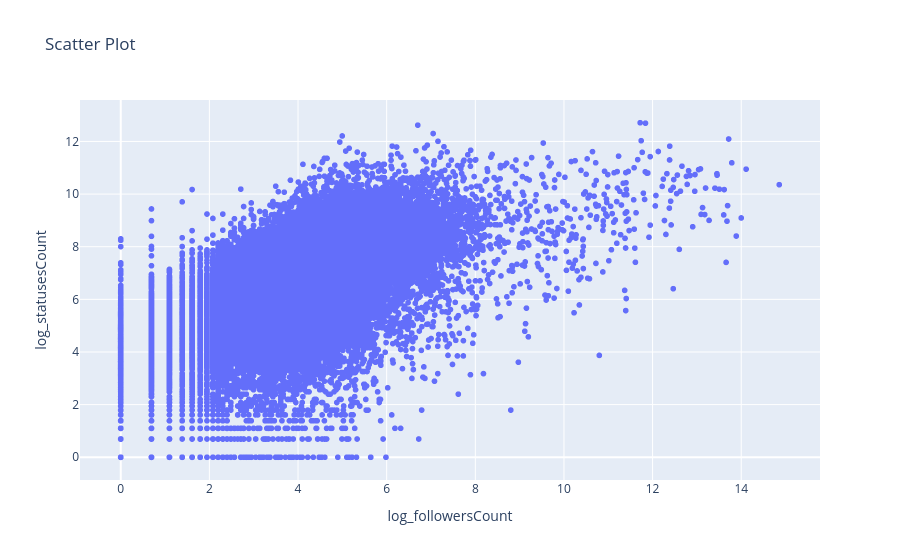

Source (notebook cell):
### Code cell
fig = px.scatter(df, x='log_followersCount', y='log_statusesCount', title=f'Scatter Plot')
fig.show()

### Figure 1 — Plotly figure (JSON) as saved in the notebook; plotly's stock layout.template omitted (floating-point values rounded to 4 significant figures; data arrays with more than 128 entries replaced by an {"elided": "..."} marker saying what was removed)
{"data": [{"hovertemplate": "log_followersCount=%{x}<br>log_statusesCount=%{y}<extra></extra>", "legendgroup": "", "marker": {"color": "#636efa", "symbol": "circle"}, "mode": "markers", "name": "", "showlegend": false, "type": "scattergl", "x": {"elided": "32784 float values"}, "xaxis": "x", "y": {"elided": "32784 float values"}, "yaxis": "y"}], "layout": {"legend": {"tracegroupgap": 0}, "title": {"text": "Scatter Plot"}, "xaxis": {"anchor": "y", "domain": [0, 1], "title": {"text": "log_followersCount"}}, "yaxis": {"anchor": "x", "domain": [0, 1], "title": {"text": "log_statusesCount"}}}}
